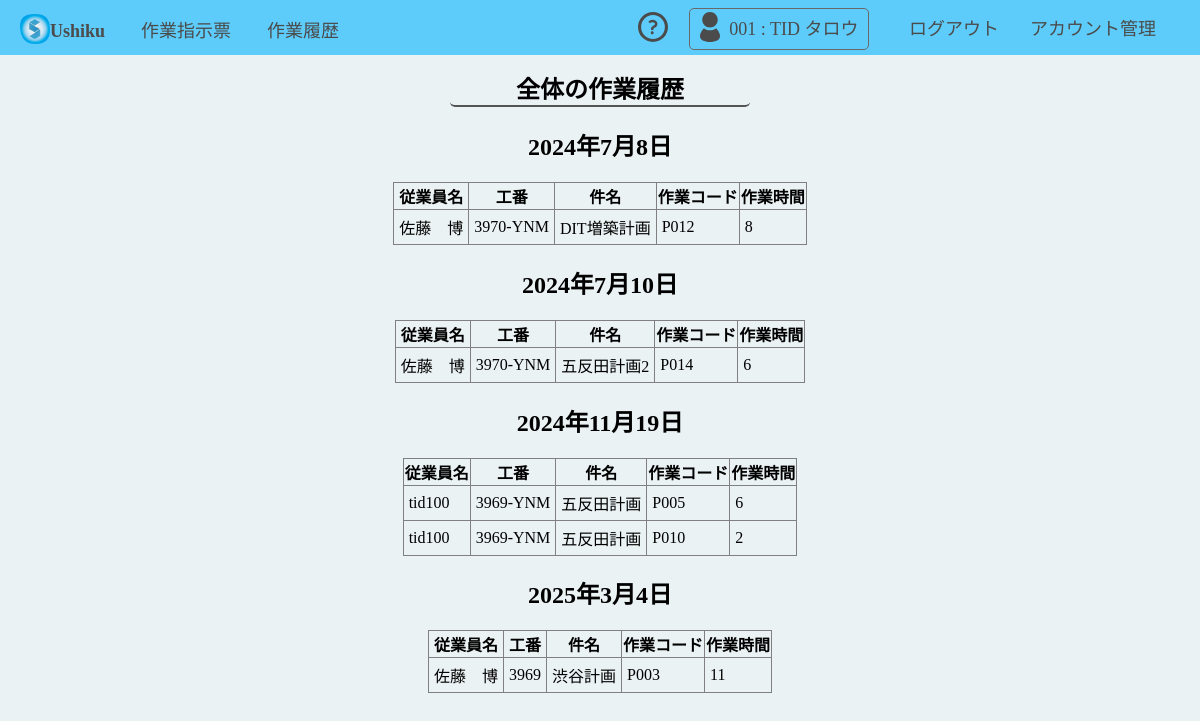
The page /sagyodenpyo/all_logs_by_date/ (signed in) on the database as committed earlier.
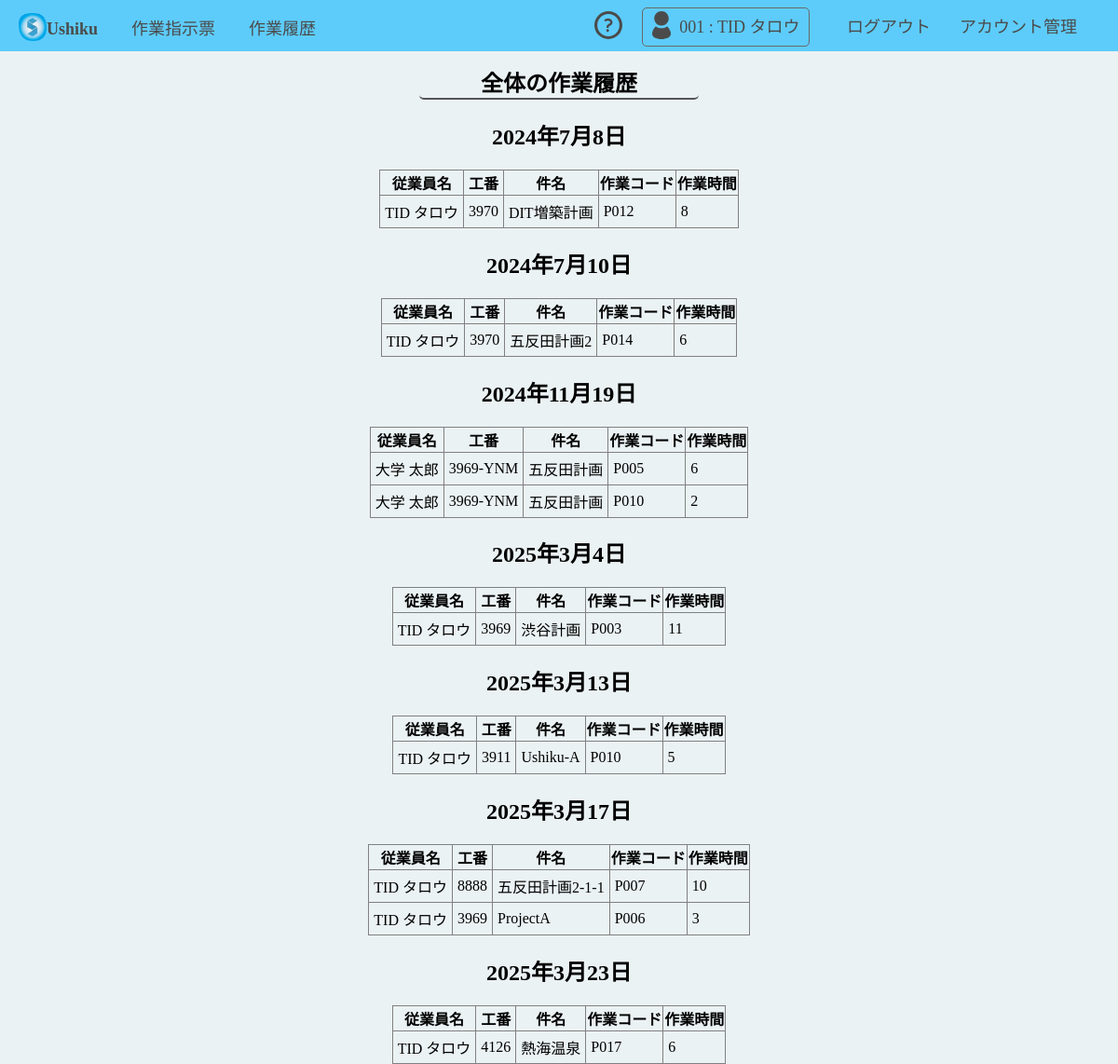
The same page on the database as committed later.
### sagyodenpyo/models.py (models this page shows, shortened)
class WorkLog(models.Model):
    WORK_CODE_CHOICES = [
        ('001', 'P001'),
        ('002', 'P002'),
        ('003', 'P003'),
        ('004', 'P004'),
        ('005', 'P005'),
        ('006', 'P006'),
        ('007', 'P007'),
        ('008', 'P008'),
        ('009', 'P009'),
        ('010', 'P010'),
        ('011', 'P011'),
        ('012', 'P012'),
        ('013', 'P013'),
        ('014', 'P014'),
        ('015', 'P015'),
        ('016', 'P016'),
        ('017', 'P017'),
        ('018', 'P018'),
        ('019', 'P019'),
        ('402', 'P402'),
        ('602', 'P602'),
        ('701', 'P701'),
        ('903', 'P903'),
        ('908', 'P908'),
        ('909', 'P909'),
        ('999', 'P999'),
    ]
    employee = models.ForeignKey(Employee, on_delete=models.CASCADE, related_name="work_logs")
    work_number = models.CharField("工番", max_length=4)
    work_trenum = models.CharField("枝番", max_length=3, default=000)
    subject = models.CharField("件名", max_length=20)
    work_code = models.CharField("作業コード", max_length=3, choices=WORK_CODE_CHOICES)
    work_hours = models.DecimalField("時間", max_digits=4, decimal_places=0, default=0)
    work_minute = models.DecimalField("分", max_digits=2, decimal_places=0, default=0)
    date = models.DateField("作業日", auto_now_add=False)

class Employee(models.Model):
    employee_number = models.CharField("従業員番号", max_length=10, unique=True)
    name = models.CharField("氏名", max_length=50)
    user = models.OneToOneField(User, on_delete=models.CASCADE, related_name="employee")

### sagyodenpyo/views.py (the view)
# urls.py: path('all_logs_by_date/', views.all_work_logs_by_date, name='all_work_logs_by_date'),  # 新しいURL
@login_required
def all_work_logs_by_date(request):
    work_logs = WorkLog.objects.select_related('employee').order_by('date', 'employee__name')
    grouped_logs = {}
    for date, logs in groupby(work_logs, key=lambda log: log.date):
        grouped_logs[date] = list(logs)
    return render(request, 'sagyodenpyo/all_work_logs_by_date.html', {'grouped_logs': grouped_logs})

### sagyodenpyo/templates/sagyodenpyo/all_work_logs_by_date.html (shortened to what this page needs)
{% extends 'base.html' %}
{% block content %}
<h1 class="titles">全体の作業履歴</h1>
{% for date, logs in grouped_logs.items %}
    <h2 style="text-align:center;">{{ date }}</h2>
    <table style="margin: 0 auto;"border="1">
        <thead>
            <tr>
                <th>従業員名</th>
                <th>工番</th>
                <th>件名</th>
                <th>作業コード</th>
                <th>作業時間</th>
            </tr>
        </thead>
        <tbody>
            {% for log in logs %}
            <tr>
                <td>{{ log.employee.name }}</td>
                <td>{{ log.work_number }}</td>
                <td>{{ log.subject }}</td>
                <td>{{ log.get_work_code_display }}</td>
                <td>{{ log.work_hours }}</td>
            </tr>
            {% endfor %}
        </tbody>
    </table>
{% endfor %}
{% endblock %}

Rows that differ between the two databases and show on the page:
changed WorkLog "DIT増築計画": employee.name "佐藤 博" → "TID タロウ"; work_number "3970-YNM" → "3970"
changed WorkLog "五反田計画2": employee.name "佐藤 博" → "TID タロウ"; work_number "3970-YNM" → "3970"
changed through a linked row, WorkLog (number 3 of 9 on the later page): employee.name "tid100" → "大学 太郎"
changed through a linked row, WorkLog (number 4 of 9 on the later page): employee.name "tid100" → "大学 太郎"
changed WorkLog "渋谷計画": employee.name "佐藤 博" → "TID タロウ"
added WorkLog: date "2025年3月13日", employee.name "TID タロウ", work_number "3911", subject "Ushiku-A", work_code "P010", work_hours "5"
added WorkLog: date "2025年3月17日", employee.name "TID タロウ", work_number "8888", subject "五反田計画2-1-1", work_code "P007", work_hours "10"
added WorkLog: employee.name "TID タロウ", work_number "3969", subject "ProjectA", work_code "P006", work_hours "3", shown under "2025年3月17日"
added WorkLog: date "2025年3月23日", employee.name "TID タロウ", work_number "4126", subject "熱海温泉", work_code "P017", work_hours "6"
